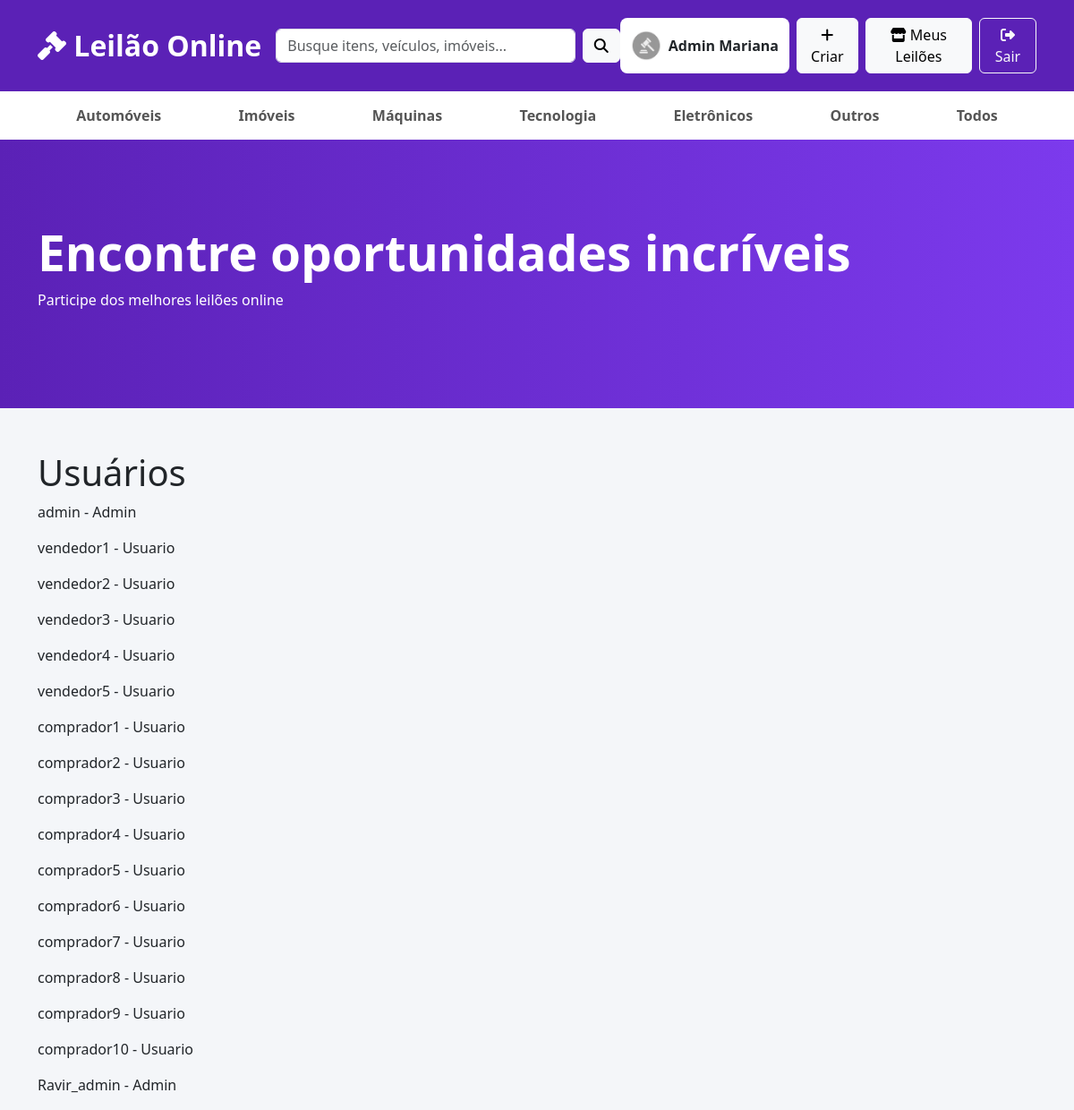
/usuarios (signed in), run on the app's committed database.
### app.py (models this page shows)
class User(UserMixin, db.Model):
    foto = db.Column(
    db.String(200),
    default=FOTO_PADRAO
)
    id = db.Column(
        db.Integer,
        primary_key=True
    )
    username = db.Column(
        db.String(50),
        unique=True,
        nullable=False
    )
    password = db.Column(
        db.String(255),
        nullable=False
    )
    role = db.Column(
        db.String(20),
        default='Usuario'
    )
    nome_completo = db.Column(
        db.String(120)
    )
    telefone = db.Column(
        db.String(30)
    )
    email = db.Column(
        db.String(120)
    )
    cidade = db.Column(
        db.String(80)
    )
    estado = db.Column(
        db.String(2)
    )
    nome_exibicao = db.Column(
        db.String(80)
    )
    biografia = db.Column(
        db.Text
    )
    criado_em = db.Column(
        db.DateTime,
        default=datetime.utcnow
    )
    motivo_banimento = db.Column(
        db.Text
    )
    data_banimento = db.Column(
        db.DateTime
    )
    data_desbanimento = db.Column(
        db.DateTime
    )
    pref_email = db.Column(
        db.Boolean,
        default=True
    )
    pref_novos_lances = db.Column(
        db.Boolean,
        default=True
    )
    pref_leiloes_encerrados = db.Column(
        db.Boolean,
        default=True
    )
    mostrar_cidade = db.Column(
        db.Boolean,
        default=True
    )
    mostrar_telefone = db.Column(
        db.Boolean,
        default=False
    )
    mostrar_email = db.Column(
        db.Boolean,
        default=False
    )
    banido = db.Column(
    db.Boolean,
    default=False
)

### app.py (the view)
@app.route('/usuarios')
@login_required
@role_required(['Admin'])
def usuarios():
    lista = User.query.all()
    return render_template(
        'usuarios.html',
        usuarios=lista
    )

### app.py (called while the page is built)
def role_required(roles):
    def decorator(f):
        @wraps(f)
        def decorated_function(*args, **kwargs):
            if not current_user.is_authenticated:
                return redirect(url_for('login'))
            if current_user.role not in roles:
                abort(403)
            return f(*args, **kwargs)
        return decorated_function
    return decorator

@login_manager.user_loader
def load_user(user_id):
    return User.query.get(int(user_id))

@app.before_request
def bloquear_usuario_banido():
    rotas_livres = {'login', 'logout', 'static', 'cadastro'}
    if (
        current_user.is_authenticated
        and current_user.banido
        and request.endpoint not in rotas_livres
    ):
        logout_user()
        flash("Sua conta foi suspensa. Entre em contato com a administração.")
        return redirect(url_for('login'))

### templates/usuarios.html
{% extends 'base.html' %}
{% block conteudo %}
<h1>Usuários</h1>
{% for usuario in usuarios %}
<p>
{{usuario.username}}
-
{{usuario.role}}
</p>
{% endfor %}
{% endblock %}

### templates/base.html (shortened to what this page needs)
<!DOCTYPE html>
<html lang="pt-br">
<head>
<link
href="https://cdn.jsdelivr.net/npm/bootstrap@5.3.7/dist/css/bootstrap.min.css"
rel="stylesheet">
<link
rel="stylesheet"
href="{{ url_for('static', filename='style.css') }}">
<link
rel="stylesheet"
href="https://cdnjs.cloudflare.com/ajax/libs/font-awesome/6.5.2/css/all.min.css">
</head>
<body>
<nav class="navbar navbar-expand-lg topo">
<div class="container">
<a class="navbar-brand logo" href="/">
<i class="fa-solid fa-gavel"></i>
Leilão Online
</a>
<div
class="collapse navbar-collapse"
id="menu">
<form class="d-flex busca mx-auto">
<input
class="form-control"
placeholder="Busque itens, veículos, imóveis...">
<button
class="btn btn-light ms-2"
type="submit">
<i class="fa-solid fa-magnifying-glass"></i>
</button>
</form>
<div class="d-flex gap-2">
{% if current_user.is_authenticated %}
<a
href="{{ url_for('editar_perfil') }}"
class="nav-profile-link">
<img
src="{{ url_for('static', filename='uploads/' + (current_user.foto or 'sem-imagem.png')) }}"
alt="Foto de perfil"
class="nav-avatar">
<span>{{ current_user.nome_exibicao or current_user.nome_completo or current_user.username }}</span>
</a>
<a
href="/criar_leilao"
class="btn btn-light">
<i class="fa-solid fa-plus"></i>
Criar
</a>
<a
href="/meus_leiloes"
class="btn btn-light">
<i class="fa-solid fa-store"></i>
Meus Leilões
</a>
<a
href="/logout"
class="btn btn-outline-light">
<i class="fa-solid fa-right-from-bracket"></i>
Sair
</a>
{% endif %}
</div>
</div>
</div>
</nav>
<div class="categorias">
<div class="container">
<a href="/?categoria=Automóveis">
Automóveis
</a>
<a href="/?categoria=Imóveis">
Imóveis
</a>
<a href="/?categoria=Máquinas">
Máquinas
</a>
<a href="/?categoria=Tecnologia">
Tecnologia
</a>
<a href="/?categoria=Eletrônicos">
Eletrônicos
</a>
<a href="/?categoria=Outros">
Outros
</a>
<a href="/">
Todos
</a>
</div>
</div>
<div class="banner">
<div class="container">
<h1>
Encontre oportunidades incríveis
</h1>
<p>
Participe dos melhores leilões online
</p>
</div>
</div>
<div class="container mt-5">
{% block conteudo %}
{% endblock %}
</div>
</body>
</html>

### static/style.css (style rules this page uses)
body { background:#f4f6f9; }
.topo { background:#5b21b6; padding:20px; }
.logo { font-size:32px; font-weight:bold; color:white !important; }
.busca { width:50%; }
.categorias { background:white; padding:15px; box-shadow:0 2px 10px rgba(0,0,0,.08); }
.categorias .container { display:flex; justify-content:space-around; flex-wrap:wrap; }
.categorias a { text-decoration:none; color:#555; font-weight:bold; }
.banner { height:300px; background:linear-gradient( 90deg, #5b21b6, #7c3aed ); color:white; display:flex; align-items:center; }
.banner h1 { font-size:55px; font-weight:bold; }
.nav-profile-link { display:flex; align-items:center; gap:8px; padding:6px 12px; border-radius:8px; background:white; color:#212529; text-decoration:none; font-weight:600; max-width:220px; }
.nav-profile-link span { overflow:hidden; text-overflow:ellipsis; white-space:nowrap; }
.nav-avatar, .seller-avatar-sm { width:34px; height:34px; border-radius:50%; object-fit:cover; flex:0 0 auto; }
img.nav-avatar, img.seller-avatar-sm { height:34px; }

### data on the page
User: foto (picture), nome_exibicao "Admin Mariana", username "admin", role "Admin"
User: username "vendedor1", role "Usuario"
User: username "vendedor2", role "Usuario"
User: username "vendedor3", role "Usuario"
User: username "vendedor4", role "Usuario"
User: username "vendedor5", role "Usuario"
User: username "comprador1", role "Usuario"
User: username "comprador2", role "Usuario"
User: username "comprador3", role "Usuario"
User: username "comprador4", role "Usuario"
User: username "comprador5", role "Usuario"
User: username "comprador6", role "Usuario"
User: username "comprador7", role "Usuario"
User: username "comprador8", role "Usuario"
User: username "comprador9", role "Usuario"
User: username "comprador10", role "Usuario"
User: username "Ravir_admin", role "Admin"
